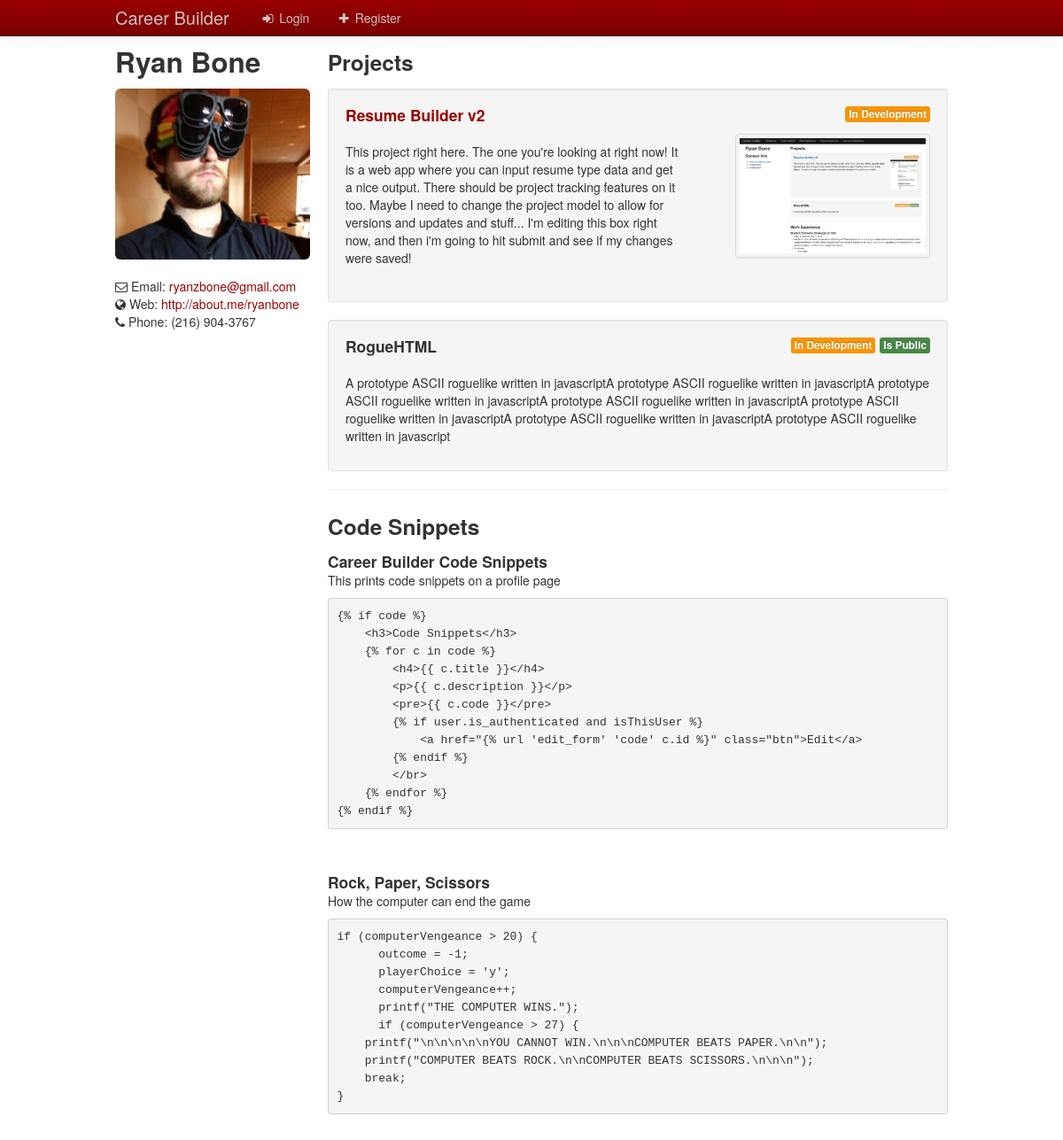
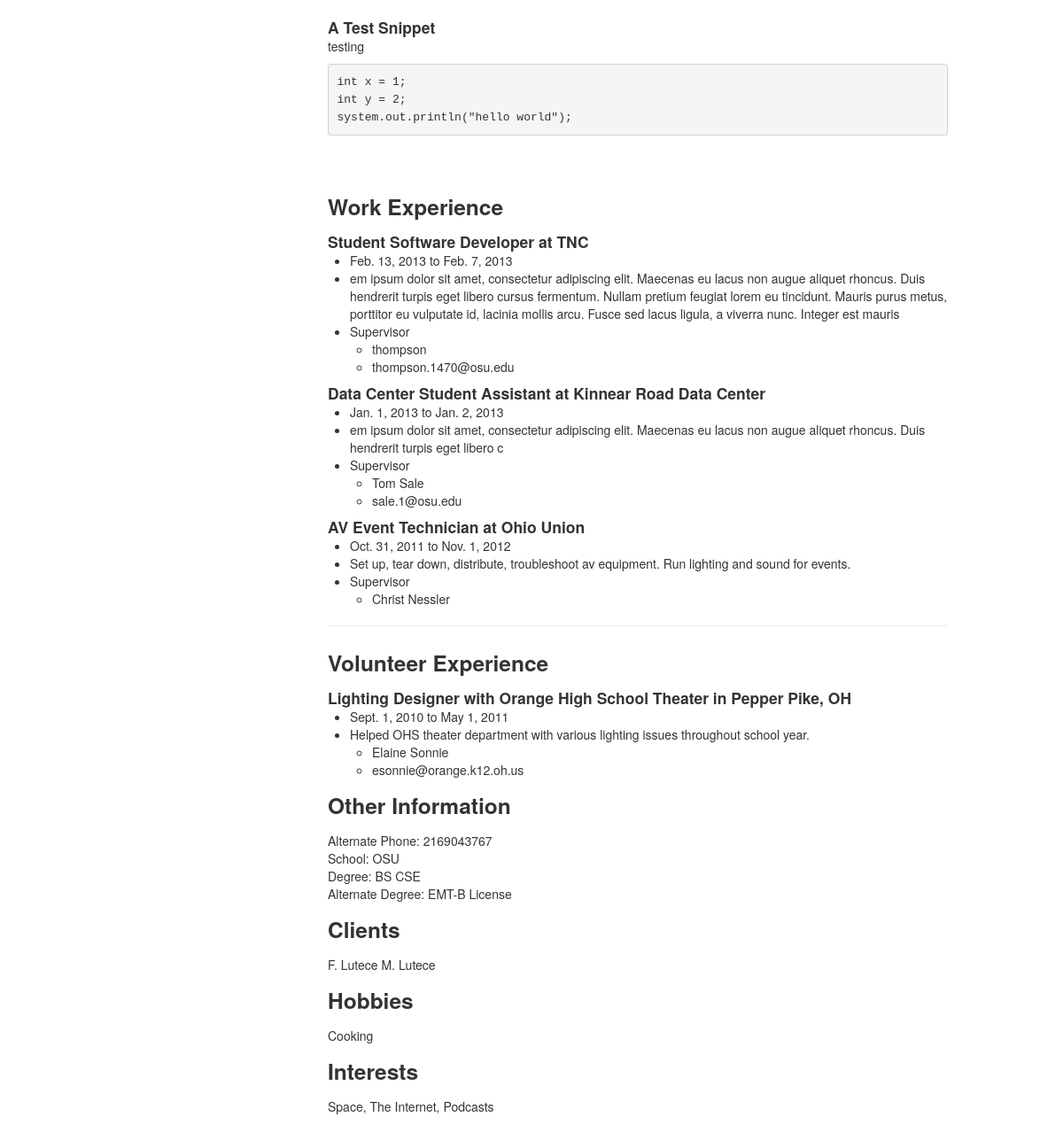
Page /profile/1/ on the committed database (2 pictures, top to bottom).
### builder/models.py (models this page shows, shortened)
class UserProfile(models.Model):
    user = models.OneToOneField(User, primary_key=True)
    firstName = models.CharField('First Name', max_length = 50, blank = True)
    lastName = models.CharField('Last Name', max_length = 50, blank = True)
    email = models.EmailField()
    url = models.URLField(blank = True)
    phone = models.CharField(max_length = 20, blank = True)
    altPhone = models.CharField('Alternate Phone', max_length = 20, blank = True)
    image = models.ImageField(upload_to='Images', blank = True)
    school = models.CharField(max_length = 100, blank = True)
    degree = models.CharField(max_length = 100, blank = True)
    altDegree = models.CharField('Secondary Degree', max_length = 100, blank = True)
    altInfo = models.TextField('Other information', blank = True)
    hobbies = models.TextField(blank = True)
    clients = models.TextField(blank = True)
    interests = models.TextField(blank = True)
    visible = models.BooleanField(default = True)
    def __unicode__(self):
        return u'%s %s' %(self.firstName, self.lastName)
    class Meta:
        ordering = ['lastName', 'firstName']

class Project(models.Model):
    user = models.ForeignKey(UserProfile)
    title = models.CharField(max_length = 250)
    projectURL = models.URLField('Project URL', blank = True)
    description = models.TextField()
    inDevelopment = models.BooleanField()
    isPublic = models.BooleanField(default = True)
    projectImage = models.ImageField('Screen shot', upload_to = 'Images', blank = True)
    highlight = models.BooleanField()
    visible = models.BooleanField(default = True)
    class Meta:
        ordering = ['title']

class CodeSnippet(models.Model):
    user = models.ForeignKey(UserProfile)
    title = models.CharField(max_length = 150)
    description = models.TextField()
    code = models.TextField()
    visible = models.BooleanField(default = True)

class WorkExperience(models.Model):
    user = models.ForeignKey(UserProfile)
    jobTitle = models.CharField('Job title', max_length = 100)
    location = models.CharField(max_length = 250)
    startDate = models.DateField('Start date', blank = True)
    endDate = models.DateField('End date', blank = True)
    description = models.TextField('Job description')
    supervisorName = models.CharField('Supervisor name', max_length = 100, blank = True)
    supervisorEmail = models.EmailField('Supervisor email', blank = True)
    visible = models.BooleanField(default = True)
    def __unicode__(self):
        return self.jobTitle
    class Meta:
        ordering = ['-startDate']

class VolunteerExperience(models.Model):
    user = models.ForeignKey(UserProfile)
    organization = models.CharField(max_length = 150)
    jobTitle = models.CharField('Title', max_length = 100)
    startDate = models.DateField('Start date', blank = True)
    endDate = models.DateField('End date', blank = True, null=True)
    description = models.TextField('Job description')
    supervisorName = models.CharField('Supervisor name', max_length = 100)
    supervisorEmail = models.EmailField('Supervisor email')
    location = models.CharField(max_length = 250)
    visible = models.BooleanField(default = True)
    class Meta:
        ordering = ['-startDate']

### builder/views.py (the view)
# urls.py: url(r'^profile/(?P<userId>\d+)/$', 'profile', name='profile'),
def profile(request, userId):
	user = request.user
	userProfile = UserProfile.objects.get(user=userId)
	if user.id == userProfile.user.id:
		isThisUser = True
	else:
		isThisUser = False
	workExperience = WorkExperience.objects.filter(user=userProfile, visible=True)
	projects = Project.objects.filter(user=userProfile, visible=True)
	volunteerExperience = VolunteerExperience.objects.filter(user=userProfile, visible=True)
	code = CodeSnippet.objects.filter(user=userProfile, visible=True)
	return render(request, 'profile.html', locals())

### templates/profile.html (shortened to what this page needs)
{% extends "base.html" %}
{% block content %}
{% include "profile_menu.html" %}
{% include "profile_body.html" %}
{% endblock %}

### templates/profile_menu.html (shortened to what this page needs)
<div class="span3" style="position:fixed">
		<h2>{{ userProfile }}</h2>
		{% if userProfile.image %}
			<img src="{{ userProfile.image.url }}" class="img-rounded">
		{% else %}
			<img src="/Media/Images/default.jpg" class="img-rounded">
		{% endif %}
		{% if userProfile.email %}<i class="icon-envelope"></i> Email: <a href="mailto:{{ userProfile.email }}">{{ userProfile.email }}</a></br>{% endif %}
		{% if userProfile.url %}<i class="icon-globe"></i> Web: <a href="{{ userProfile.url }}">{{ userProfile.url }}</a></br>{% endif %}
		{% if userProfile.phone %}<i class="icon-phone"></i> Phone: {{ userProfile.phone }}</br></br>{% endif %}
</div>

### templates/profile_body.html (shortened to what this page needs)
<div class="span9 offset3">
	{% if projects %}
		<h3>Project{{ projects|pluralize }}</h3>
		{% for project in projects %}
		<div class="well">
			<h4>{% if project.projectURL %}<a href="{{ project.projectURL }}">{{ project.title }}</a>{% else %}{{ project.title }}{% endif %}
			{% if project.isPublic %}<span class="label label-success pull-right" style="margin-left: 5px;">Is Public</span>{% endif %}
			{% if project.inDevelopment %}<span class="label label-warning pull-right">In Development</span>{% endif %}
			</h4>
			{% if project.projectImage %}
			<div class="row">
				<div class="span5">
					<p><br/>{{ project.description }}</p>
				</div>
				<ul class="thumbnails">
					<li class="span3 pull-right">
						<a href="{{ project.projectImage.url }}" class="thumbnail" style="margin-top:10px">
							<img src="{{ project.projectImage.url }}" alt="">
						</a>
					</li>
				</ul>
			</div>
			{% else %}
				<p><br/>{{ project.description }}</p>
			{% endif %}
		</div>
		{% endfor %}
	<hr>
	{% endif %}
	{% if code %}
		<h3>Code Snippets</h3>
		{% for c in code %}
		<h4>{{ c.title }}</h4>
		<p>{{ c.description }}</p>
		<pre>{{ c.code }}</pre>
		{% endfor %}
	{% endif %}
	{% if workExperience %}
	<h3>Work Experience</h2>
		{% for work in workExperience %}
		<h4>{{ work }} at {{ work.location }}</h4>
		<ul>
			<li>{{ work.startDate }} {% if work.endDate %} to {{work.endDate}}{% endif %}</li>
			<li>{{ work.description }}</li>
			{% if work.supervisorName or work.supervisorEmail %}
			<li>Supervisor</li>
			<ul>
				{% if work.supervisorName %}<li>{{ work.supervisorName }}</li>{% endif %}
				{% if work.supervisorEmail %}<li>{{ work.supervisorEmail }}</li>{% endif %}
			</ul>
			{% endif %}
		</ul>
		{% endfor %}
	<hr>
	{% endif %}
	{% if volunteerExperience %}
	<h3> Volunteer Experience</h3>
		{% for vol in volunteerExperience %}
		<h4>{{ vol.jobTitle }}{% if vol.organization %} with {{ vol.organization }}{% endif %}{% if vol.location %} in {{ vol.location }}{% endif %}</h4>
		<ul>
			<li>{{ vol.startDate }} {% if vol.endDate %} to {{vol.endDate}}{% endif %}</li>
			<li>{{ vol.description }}</li>
			<ul>
				<li>{{ vol.supervisorName }}</li>
				<li>{{ vol.supervisorEmail }}</li>
			</ul>
		</ul>
		{% endfor %}
	{% endif %}
		<h3>Other Information</h3>
		{% if userProfile.altPhone %}Alternate Phone: {{ userProfile.altPhone }}</br>{% endif %}
		{% if userProfile.school %}School: {{ userProfile.school }}</br>{% endif %}
		{% if userProfile.degree %}Degree: {{ userProfile.degree }}</br>{% endif %}
		{% if userProfile.altDegree %}Alternate Degree: {{ userProfile.altDegree }}</br>{% endif %}
	{% if userProfile.clients %}
		<h3>Clients</h3>
		<p>{{ userProfile.clients }}</p>
	{% endif %}
	{% if userProfile.hobbies %}
		<h3>Hobbies</h3>
		<p>{{ userProfile.hobbies }}</p>
	{% endif %}
	{% if userProfile.interests %}
		<h3>Interests</h3>
		<p>{{ userProfile.interests }}</p>
	{% endif %}
</div>

### templates/profile.html (style rules this page uses)
h4 { display: inline; }

### rows in the picture
UserProfile: firstName+lastName "Ryan Bone", image (picture), email "ryanzbone@gmail.com", url "http://about.me/ryanbone", phone "(216) 904-3767", altPhone "2169043767", school "OSU", degree "BS CSE", altDegree "EMT-B License", clients "F. Lutece M. Lutece", hobbies "Cooking", interests "Space, The Internet, Podcasts"
Project: title "Resume Builder v2", inDevelopment "In Development", description "This project right here. The one you're looking at right now! It is a web app where you can input resume type data and get a nice output. There should be project tracking features on it too. Maybe I need to change the project model to allow for versions and updates and stuff... I'm editing this box right now, and then i'm going to hit submit and see if my changes were saved!", projectImage (picture)
Project: title "RogueHTML", isPublic "Is Public", inDevelopment "In Development", description "A prototype ASCII roguelike written in javascriptA prototype ASCII roguelike written in javascriptA prototype ASCII roguelike written in javascriptA prototype ASCII roguelike written in javascriptA prototype ASCII roguelike written in javascriptA prototype ASCII roguelike written in javascriptA prototype ASCII roguelike written in javascript"
CodeSnippet: title "Career Builder Code Snippets", description "This prints code snippets on a profile page", code "{% if code %} <h3>Code Snippets</h3> {% for c in code %} <h4>{{ c.title }}</h4> <p>{{ c.description }}</p> <pre>{{ c.code }}</pre> {% if user.is_authenticated and isThisUser %} <a href=\"{% url 'edit_form' 'code' c.id %}\" class=\"btn\">Edit</a> {% endif %} </br> {% endfor %} {% endif %}"
CodeSnippet: title "Rock, Paper, Scissors", description "How the computer can end the game", code "if (computerVengeance > 20) { outcome = -1; playerChoice = 'y'; computerVengeance++; printf(\"THE COMPUTER WINS.\"); if (computerVengeance > 27) { printf(\"\\n\\n\\n\\n\\nYOU CANNOT WIN.\\n\\n\\nCOMPUTER BEATS PAPER.\\n\\n\"); printf(\"COMPUTER BEATS ROCK.\\n\\nCOMPUTER BEATS SCISSORS.\\n\\n\\n\"); break; }"
CodeSnippet: title "A Test Snippet", description "testing", code "int x = 1; int y = 2; system.out.println(\"hello world\");"
WorkExperience: jobTitle "Student Software Developer", location "TNC", startDate "Feb. 13, 2013", endDate "Feb. 7, 2013", description "em ipsum dolor sit amet, consectetur adipiscing elit. Maecenas eu lacus non augue aliquet rhoncus. Duis hendrerit turpis eget libero cursus fermentum. Nullam pretium feugiat lorem eu tincidunt. Mauris purus metus, porttitor eu vulputate id, lacinia mollis arcu. Fusce sed lacus ligula, a viverra nunc. Integer est mauris", supervisorName "thompson", supervisorEmail "thompson.1470@osu.edu"
WorkExperience: jobTitle "Data Center Student Assistant", location "Kinnear Road Data Center", startDate "Jan. 1, 2013", endDate "Jan. 2, 2013", description "em ipsum dolor sit amet, consectetur adipiscing elit. Maecenas eu lacus non augue aliquet rhoncus. Duis hendrerit turpis eget libero c", supervisorName "Tom Sale", supervisorEmail "sale.1@osu.edu"
WorkExperience: jobTitle "AV Event Technician", location "Ohio Union", startDate "Oct. 31, 2011", endDate "Nov. 1, 2012", description "Set up, tear down, distribute, troubleshoot av equipment. Run lighting and sound for events.", supervisorName "Christ Nessler"
VolunteerExperience: jobTitle "Lighting Designer", organization "Orange High School Theater", location "Pepper Pike, OH", startDate "Sept. 1, 2010", endDate "May 1, 2011", description "Helped OHS theater department with various lighting issues throughout school year.", supervisorName "Elaine Sonnie", supervisorEmail "esonnie@orange.k12.oh.us"
